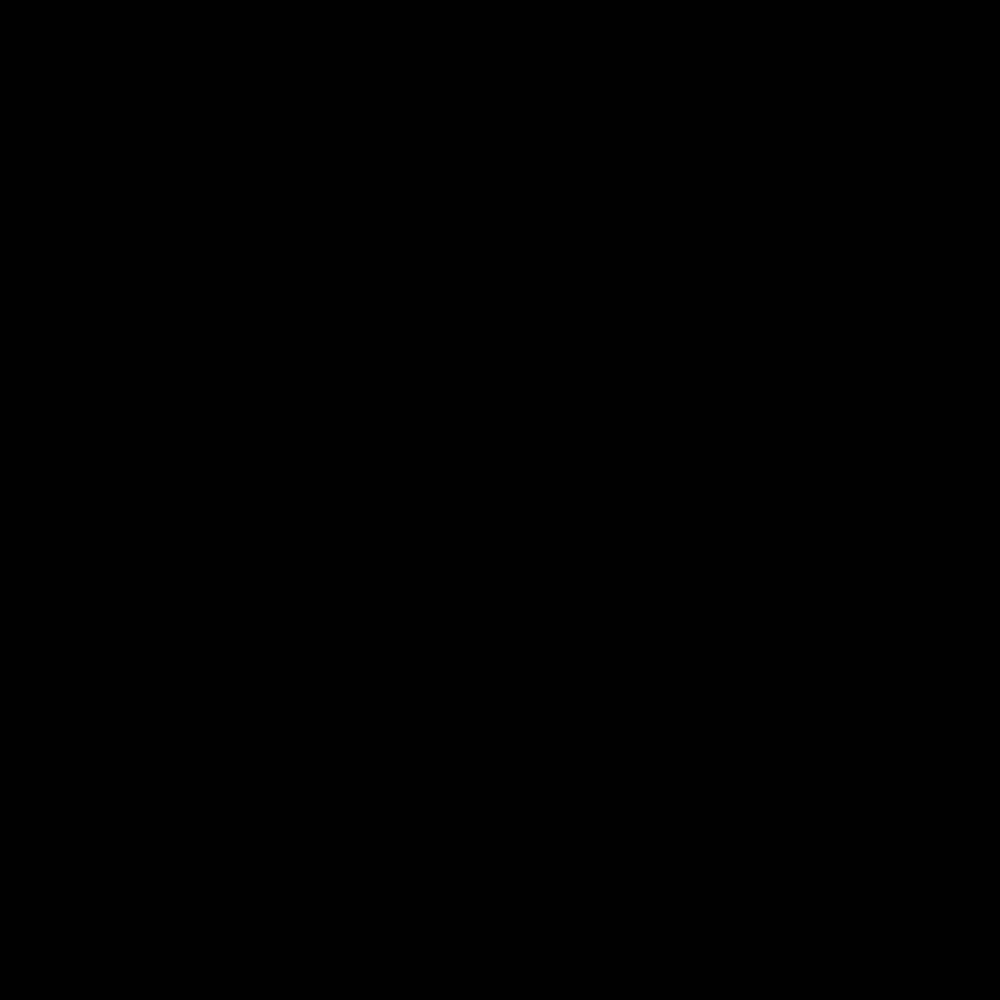
Frame 1 (no input)
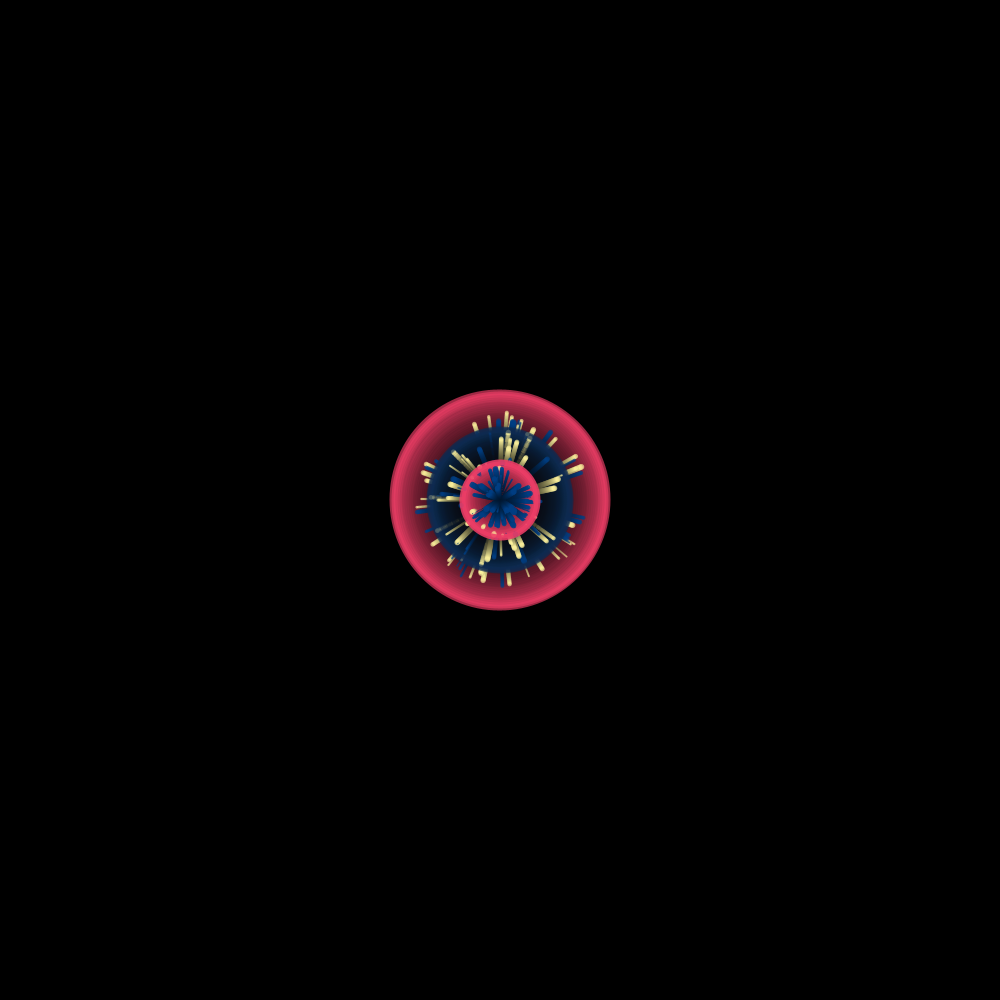
Frame 60 (the mouse pressed at the canvas centre just before this capture)
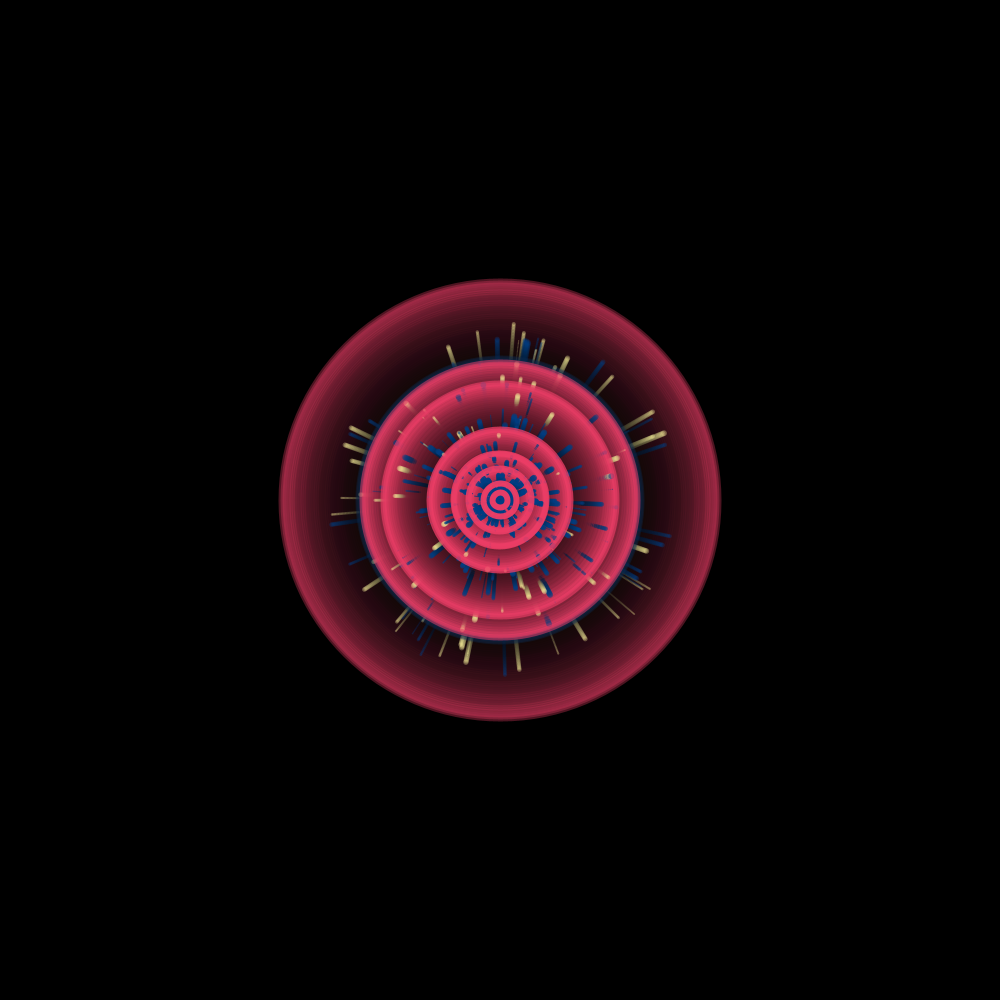
Frame 120 (the mouse held since frame 60 and released just before this capture)

The Processing sketch that drew these frames (run headless with seeded random() and noise(); from frame 60 on, the mouse is pressed at the canvas centre):

// Processing sketch: Emission
// ── Emission.pde
import java.util.Iterator;

final int     BACKGROUND_COLOUR = 0;                         // 0 = black, 255 = white
final int     MOTION_BLUR_FACTOR = 15;                       // Lower = more motion blur

final float EXPLOSION_HALO_THICKNESS = 1;                    // Higher = thicker halo
final int   EXPLOSION_HALO_LIFESPAN = 175;                   // How long the halo lasts, lower = fade quicker
final float EXPLOSION_HALO_SPEED_MIN = 2;                    // Lower bound used to generate speed the halo emits from its starting point, higher = faster
final float EXPLOSION_HALO_SPEED_MAX = 4;                    // Upper bound used to generate speed the halo emits from its starting point, higher = faster

final int   FLOATING_PARTICLE_SIZE = 3;                      // Higher = bigger particle
final int   FLOATING_PARTICLE_LIFESPAN = 175;                // Lower = fade faster, higher = last longer
final float FLOATING_PARTICLE_VELOCITY_LIMIT_MIN = 2;      // Lower bound used to generate initial particle velocity
final float FLOATING_PARTICLE_VELOCITY_LIMIT_MAX = 5;        // Upper bound used to generate initial particle velocity

ParticleSystem system = new ParticleSystem();

int interval;
int colorInterval;
int colorSelection = 0;

void setup()
{
  background(BACKGROUND_COLOUR);
  size(1000, 1000);
}

void draw()
{
  // Motion blur
  noStroke();
  fill(BACKGROUND_COLOUR, MOTION_BLUR_FACTOR);
  rect(0, 0, width, height);

  // Update the particle system
  system.update();
  
  
  if (interval < millis()) {
    GenerateExplosion();
    interval = millis() + int(random(750));
  }
  
  if (colorInterval < millis()) {
    colorSelection++;
    if (colorSelection == 5) { colorSelection = 0; }
    
    colorInterval = millis() + 7500 + int(random(10000));
  }
}

void mousePressed() 
{
  GenerateExplosion();
}

void GenerateExplosion()
{
  color haloColor = 0, particleColor = 0;
  switch(colorSelection) 
  {
    case 0:
      haloColor = color(#0D2B52); //left
      particleColor = color(#FFF59E); // right
      break;
    case 1:
      haloColor = color(#ED3D66);
      particleColor = color(#003E83);
      break;    
    case 2:
      haloColor = color(#E6ADCF);
      particleColor = color(#A90636);
      break;
    case 3:
      haloColor = color(#A6D40D);
      particleColor = color(#FFA6D9);
      break;
    case 4:
      haloColor = color(#D94D99);
      particleColor = color(255);
      break;
      
  }
  
  int count = int(random(50, 100));
  for (int i = 0; i < count; i++) {
    system.FloatingParticles.add(new FloatingParticle(new PVector(width/2, height/2), particleColor)); 
  }

  system.Halos.add(new Halo(new PVector(width/2, height/2), haloColor)); 
}

color CMYKtoRGB(int c, int y, int m, int k)
{
  return color(255 * (1 - c / 100) * ( 1 - k / 100), 
    255 * (1 - m / 100) * ( 1 - k / 100), 
    255 * (1 - y / 100) * ( 1 - k / 100));
}

class ParticleSystem
{
  // All sub particles
  ArrayList<FloatingParticle> FloatingParticles = new ArrayList<FloatingParticle>();
  ArrayList<Halo> Halos = new ArrayList<Halo>();

  void update()
  {  
    // Update every particle in existence
    this.updateFloatingParticles();
    this.updateHalos();
  }

  void updateFloatingParticles()
  {
    Iterator<FloatingParticle> i = FloatingParticles.iterator();
    while (i.hasNext()) {
      FloatingParticle f = i.next();


      f.vel.limit(f.limit);
      f.move();

      if (f.isDead()) {
        i.remove();
      } else {
        f.display();
      }
    }
  }

  void updateHalos()
  {
    Iterator<Halo> i = Halos.iterator();
    while (i.hasNext()) {
      Halo h = i.next();

      h.update();

      if (h.isDead()) {
        i.remove();
      } else {
        h.display();
      }
    }
  }
}

class Particle
{
  PVector pos;                       // Position
  PVector vel = new PVector(0, 0);   // Velocity
  PVector acc = new PVector(0, 0);   // Acceleration
  float mass = random(2, 2.5);       // Weight (This adds more variance to movement)

  float size = 2;                    // Draw size of particle
  color c;                           // Color
  int lifespan = 400;                // Particle lifespan, decremented every update, particle destroyed when 0

  boolean exploded = false;          // This flag stops the firework from exploding multiple times
  boolean subParticle = false;       // This flag is used by all derived particle types, it stops them from
  // from exploding the way the initial particle/firework does

  Particle(PVector p)
  {
    pos = new PVector (p.x, p.y); 
    acc = new PVector (random(-0.1, 0.1), 0);
    c = color(255, 255, 255);
  }

  public void move()
  {
    vel.add(acc); // Apply acceleration
    pos.add(vel); // Apply our speed vector to our position 
    acc.mult(0);

    // Decrease particle lifespan
    lifespan--;
  }

  public void applyForce(PVector force) 
  {
    PVector f = PVector.div(force, mass);
    acc.add(f);
  }

  public void display()
  {
    // We dim the colour of the particle as the lifespan decreases 
    fill(c, map(lifespan, 0, FLOATING_PARTICLE_LIFESPAN, 0, 255));
    ellipse(pos.x, pos.y, size, size);
  }

  public boolean isDead()
  {
    if (lifespan < 0) {
      return true;
    } else {
      return false;
    }
  }
}

class FloatingParticle extends Particle
{
  float limit;

  public FloatingParticle(PVector p, color _c)
  {
    super(p);

    this.c = _c;//color(random(200, 255), random(200, 255), 0);
    this.subParticle = true;
    this.acc = PVector.random2D();
    this.applyForce(PVector.random2D());
    this.limit = random(FLOATING_PARTICLE_VELOCITY_LIMIT_MIN, FLOATING_PARTICLE_VELOCITY_LIMIT_MAX);
    this.lifespan = FLOATING_PARTICLE_LIFESPAN;
    this.size = random(1, FLOATING_PARTICLE_SIZE + 3);
  }
}

class Halo
{
  color c;
  PVector pos;
  float size = EXPLOSION_HALO_THICKNESS;
  float speed;
  int lifespan = EXPLOSION_HALO_LIFESPAN;

  Halo(PVector start, color colour)
  {
    pos = start;
    c = colour;
    speed = random(EXPLOSION_HALO_SPEED_MIN, EXPLOSION_HALO_SPEED_MAX);
  }

  void update()
  {
    size = size + speed;
    lifespan--;
  }

  void display()
  { 
    strokeWeight(6);
    stroke(c, map(lifespan, 0, EXPLOSION_HALO_LIFESPAN, 0, 255));
    noFill();
    ellipse(pos.x, pos.y, size, size);
    noStroke();

    //  for (int i = 0; i < 5; i++) {
    //    float r = random(-2, 2);
    //    stroke(c, map(lifespan, 0, EXPLOSION_HALO_LIFESPAN, 0, 255));
    //    ellipse(pos.x, pos.y, size + int(r), size + int(r));
    //  }
  }

  boolean isDead()
  {
    if (lifespan < 0) {
      return true;
    } else {
      return false;
    }
  }
}
